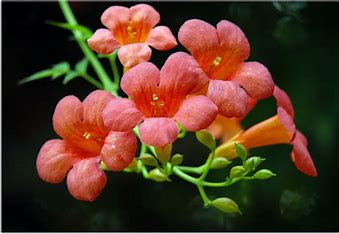
#> input picture Picture/lingxiaohua.jpg, 339 x 234 px
$ python HistEqualization.py
#> lines starting #> are read from the running program, lines starting #| are printed output that depends on the picture
import numpy as np
import cv2 as cv
import matplotlib.pyplot as plt
from pylab import mpl

mpl.rcParams["font.sans-serif"] = ["SimHei"]


def getpixnumlist(img):
    # 获取像素频数列表
    height, width = img.shape
    pixnumlist = []
    for i in range(256):
        pixnumlist.append(0)
    for i in range(height):
        for j in range(width):
            pix = img[i, j]
            pixnumlist[pix] = pixnumlist[pix] + 1
    return pixnumlist


def getpixpercentlist(img):
    # 获取像素频率列表
    height, width = img.shape
    totalnum = height * width
    pixnumlist = getpixnumlist(img)
    pixpercentlist = np.zeros(len(pixnumlist))
    for i in range(len(pixnumlist)):
        pixpercentlist[i] = pixnumlist[i] / totalnum
    return pixpercentlist


def get_pk_list(img):
    # 获取像素频率的累积和
    pixpercent = getpixpercentlist(img)
    pk = []
    p = 0
    for i in range(len(pixpercent)):
        p = p + pixpercent[i]
        pk.append(p)
    return pk


def Equalization(img):
    # 直方图均衡化
    img_e = img.copy()
    pr = get_pk_list(img)
    height, width = img_e.shape
    for i in range(height):
        for j in range(width):
            # 四舍五入
            img_e[i, j] = int(255 * pr[img[i, j]] + 0.5)
    return img_e


def show_pic_hist(imgs, imgtitles, maintitle):
    # 显示图像及其直方图
    x_pix = []
    for i in range(256):
        x_pix.append(i)
    fig, axe = plt.subplots(nrows=len(imgs), ncols=3)
    plt.suptitle(maintitle, fontsize=15)
    for i in range(len(imgs)):
        axe[i, 0].imshow(imgs[i], cmap='gray', vmin=0, vmax=255)
        axe[i, 0].set_title(imgtitles[i], fontsize=10)
        axe[i, 0].axis(False)
        pixnumlist = getpixnumlist(imgs[i])
        pixpercentlist = getpixpercentlist(imgs[i])
        axe[i, 1].bar(x_pix, pixnumlist)
        axe[i, 2].bar(x_pix, pixpercentlist)
    plt.tight_layout()
    plt.show()


def check_qualization(img):
    # 测试函数
    img_e = Equalization(img)
    imgs = [img, img_e]
    imgtitles = ["原图像", "进行直方图均衡化后的图像"]
    maintitle = ""
    show_pic_hist(imgs, imgtitles, maintitle)


def main_qualization():
    img1 = cv.imread("../Picture/lingxiaohua.jpg", cv.IMREAD_GRAYSCALE)
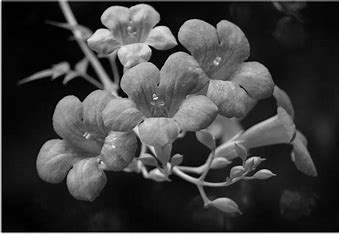
#> img1: shape (234, 339); min 0, max 255, mean 61.8
    img2 = cv.imread("../Picture/dark_cat1.jpg", cv.IMREAD_GRAYSCALE)
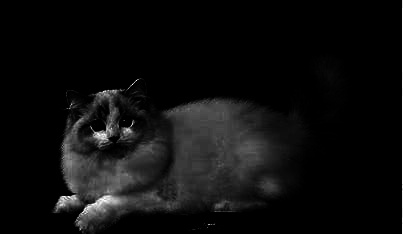
#> input picture Picture/dark_cat1.jpg, 403 x 234 px
#> img2 is the input picture: shape (234, 403); min 0, max 255, mean 13.8
    img3 = cv.imread("../Picture/Data-04-logo1b.jpg", cv.IMREAD_GRAYSCALE)
    img4 = cv.imread("../Picture/INFRARED.png", cv.IMREAD_GRAYSCALE)
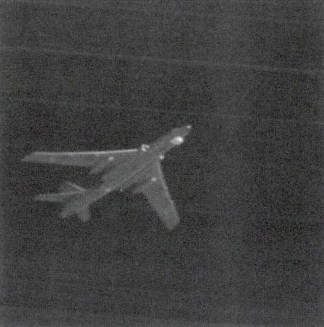
#> input picture Picture/INFRARED.png, 324 x 327 px
#> img4: shape (327, 324); min 14, max 238, mean 63
    check_qualization(img1)
#> after the loop in getpixnumlist, `for i in range(height):`: pixnumlist = 256 values, max 2349 at index 6, min 0 at index 237, mean 309.9
#> in getpixpercentlist, `pixpercentlist = np.zeros(len(pixnumlist))`: pixpercentlist = 256 values from 0 to 0
#> after the loop in getpixpercentlist, `for i in range(len(pixnumlist)):`: pixpercentlist = 256 values, max 0.0296 at index 6, min 0 at index 237, mean 0.00391
#> in get_pk_list, `pixpercent = getpixpercentlist(img)`: pixpercent has the same summary as pixpercentlist in getpixpercentlist
#> the loop in get_pk_list, `for i in range(len(pixpercent)):` made 256 passes
#> p on passes 1 to 3: 0.02, 0.0266, 0.0463
#> after the loop in get_pk_list, `for i in range(len(pixpercent)):`: p = 1; pk = 256 values from 0.02 to 1
#> after the loop in Equalization, `for i in range(height):`:
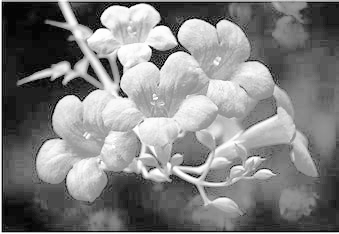
#> img_e: shape (234, 339); min 5, max 255, mean 129
#> the loop in show_pic_hist, `for i in range(len(imgs)):` made 2 passes
#> totalnum in getpixpercentlist on passes 1 to 2: 79326, 79326
#> in show_pic_hist, `plt.show()`:
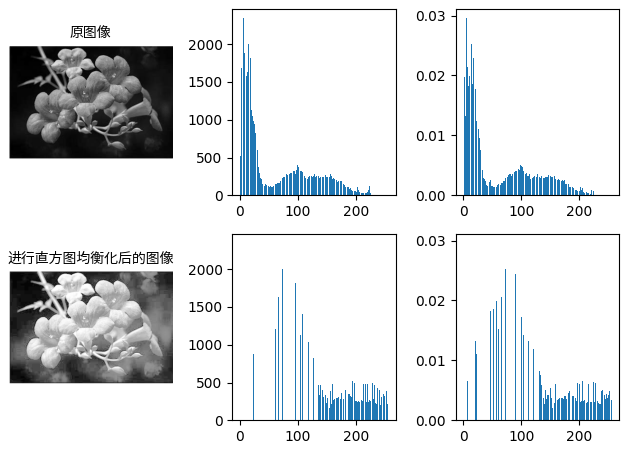
#> figure drawn by matplotlib, 6 panels; panel 2: tallest bar 2349 high, from x = 5.6 to 6.4; panel 3: tallest bar 0.0296 high, from x = 5.6 to 6.4; panel 5: tallest bar 2349 high, from x = 30.6 to 31.4; panel 6: tallest bar 0.0296 high, from x = 30.6 to 31.4
    check_qualization(img2)
#> the loop in get_pk_list (call 2), `for i in range(len(pixpercent)):` made 256 passes
#> p on passes 1 to 3: 0.667, 0.689, 0.701
#> in Equalization (call 2), `pr = get_pk_list(img)`: pr = 256 values from 0.667 to 1
#> after the loop in Equalization (call 2), `for i in range(height):`:
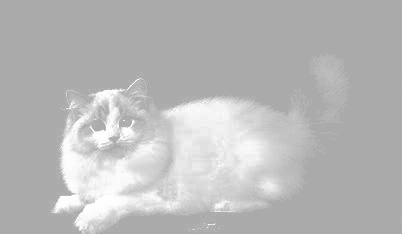
#> img_e: shape (234, 403); min 170, max 255, mean 184.4
#> call 2 of show_pic_hist, with maintitle = ''
#> the loop in show_pic_hist (call 2), `for i in range(len(imgs)):` made 2 passes
#> totalnum in getpixpercentlist on passes 1 to 2: 94302, 94302
#> in show_pic_hist (call 2), `plt.show()`:
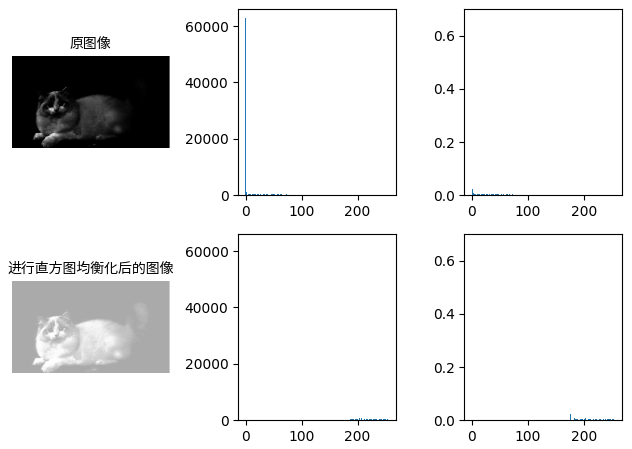
#> figure drawn by matplotlib, 6 panels; panel 2: tallest bar 62894 high, from x = -0.4 to 0.4; panel 3: tallest bar 0.667 high, from x = -0.4 to 0.4; panel 5: tallest bar 62894 high, from x = 169.6 to 170.4; panel 6: tallest bar 0.667 high, from x = 169.6 to 170.4
    check_qualization(img3)
    check_qualization(img4)


if __name__ == "__main__":
#> (the run stopped early here; a loop or call above may not have finished)
